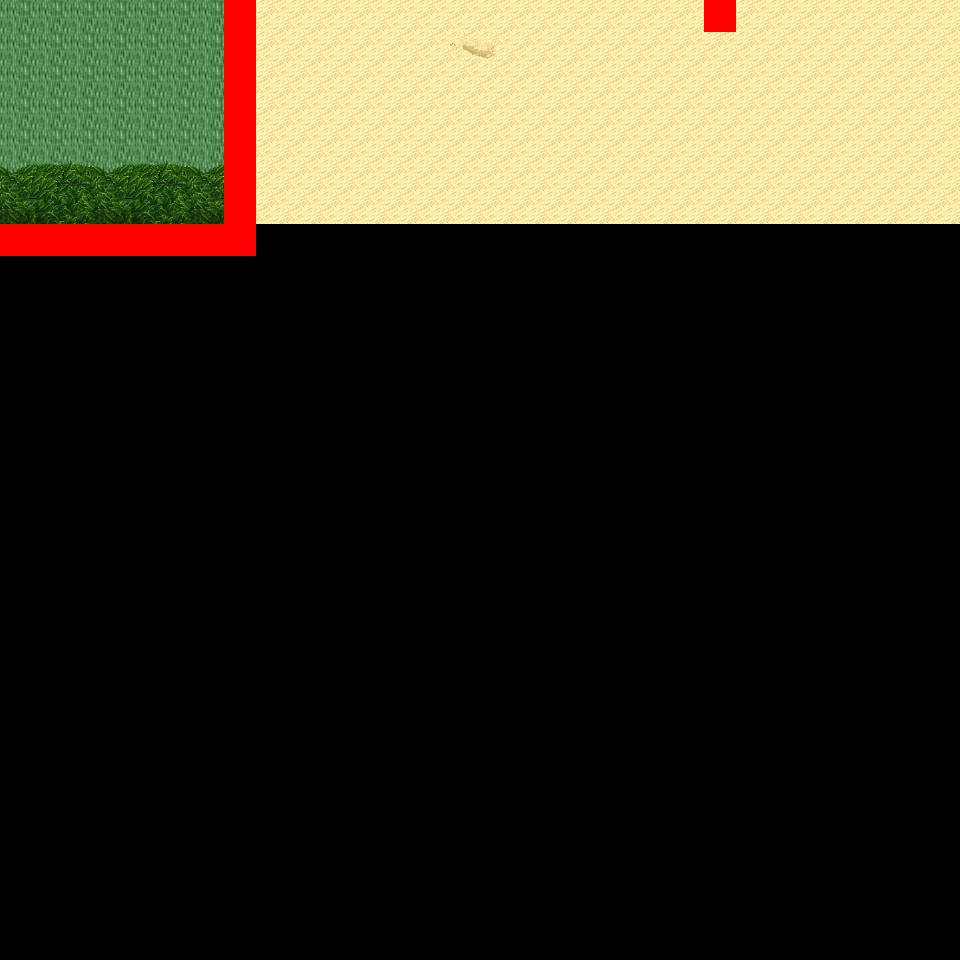

This game map was drawn from its Tiled (.tmx) file and the tilesets committed beside it. A one-line description and the trimmed map source follow:
An orthogonal 30x30 tile map with 32x32 px tiles, 6 tile layers (Ground, Object, Object2, Above, ...), 12 tilesets and 5 objects (5x mapExit).

<map version="1.0" orientation="orthogonal" renderorder="right-down" width="30" height="30" tilewidth="32" tileheight="32" nextobjectid="6">
  <tileset firstgid="1" name="tileset_logic_collision" tilewidth="32" tileheight="32" tilecount="1" columns="1">
    <image source="../drawable/tileset_logic_collision.png" width="32" height="32" />
  </tileset>
  <tileset firstgid="2" name="tileset_ground_ground" tilewidth="32" tileheight="32" tilecount="33" columns="3">
    <image source="../drawable/tileset_ground_ground.png" width="96" height="352" />
  </tileset>
  <tileset firstgid="35" name="tileset_ground_ridge_earth_pale" tilewidth="32" tileheight="32" tilecount="96" columns="12">
    <image source="../drawable/tileset_ground_ridge_earth_pale.png" width="384" height="256" />
  </tileset>
  <tileset firstgid="131" name="tileset_ground_ridge_earth_dark" tilewidth="32" tileheight="32" tilecount="96" columns="12">
    <image source="../drawable/tileset_ground_ridge_earth_dark.png" width="384" height="256" />
  </tileset>
  <tileset firstgid="227" name="tileset_terrain_desert" tilewidth="32" tileheight="32" tilecount="88" columns="8">
    <image source="../drawable/tileset_terrain_desert.png" width="256" height="352" />
  </tileset>
  <tileset firstgid="315" name="tileset_ground_sand_2" tilewidth="32" tileheight="32" tilecount="15" columns="5">
    <image source="../drawable/tileset_ground_sand_2.png" width="160" height="96" />
  </tileset>
  <tileset firstgid="330" name="tileset_plant_tree_evergreen" tilewidth="32" tileheight="32" tilecount="36" columns="3">
    <image source="../drawable/tileset_plant_tree_evergreen.png" width="96" height="384" />
  </tileset>
  <tileset firstgid="366" name="tileset_plant_cactus_2" tilewidth="32" tileheight="32" tilecount="10" columns="5">
    <image source="../drawable/tileset_plant_cactus_2.png" width="160" height="64" />
  </tileset>
  <tileset firstgid="376" name="tileset_plant_cactus" tilewidth="32" tileheight="32" tilecount="2" columns="1">
    <image source="../drawable/tileset_plant_cactus.png" width="32" height="64" />
  </tileset>
  <tileset firstgid="378" name="tileset_plant_bush_various_small" tilewidth="32" tileheight="32" tilecount="9" columns="3">
    <image source="../drawable/tileset_plant_bush_various_small.png" width="96" height="96" />
  </tileset>
  <tileset firstgid="387" name="tileset_plant_tree_tree_green" tilewidth="32" tileheight="32" tilecount="80" columns="8">
    <image source="../drawable/tileset_plant_tree_tree_green.png" width="256" height="352" />
  </tileset>
  <tileset firstgid="467" name="tileset_building_fence_fence_chunky" tilewidth="32" tileheight="32" tilecount="21" columns="3">
    <image source="../drawable/tileset_building_fence_fence_chunky.png" width="96" height="224" />
  </tileset>
  <layer name="Ground" width="30" height="30">
    <data>[900 cells, 218 non-empty, 5 distinct tile ids]</data>
  </layer>
  <layer name="Object" width="30" height="30">
    <data>[900 cells, 6 non-empty, 1 distinct tile ids]</data>
  </layer>
  <layer name="Object2" width="30" height="30">
    <data>[900 cells, 0 non-empty, 0 distinct tile ids]</data>
  </layer>
  <layer name="Above" width="30" height="30">
    <data>[900 cells, 24 non-empty, 9 distinct tile ids]</data>
  </layer>
  <layer name="Above2" width="30" height="30">
    <data>[900 cells, 0 non-empty, 0 distinct tile ids]</data>
  </layer>
  <layer name="Walkable" width="30" height="30">
    <data>[900 cells, 16 non-empty, 1 distinct tile ids]</data>
  </layer>
  <objectgroup name="MapEvents">
    <object id="1" name="north" type="mapExit" x="0" y="0" width="224" height="32">
      <properties>
        <property name="map" value="level_0_x55_y113" />
        <property name="x" value="0" />
        <property name="y" value="28" />
      </properties>
    </object>
    <object id="2" name="north2" type="mapExit" x="256" y="0" width="448" height="32">
      <properties>
        <property name="map" value="level_0_x55_y113" />
        <property name="x" value="8" />
        <property name="y" value="28" />
      </properties>
    </object>
    <object id="3" name="north3" type="mapExit" x="736" y="0" width="224" height="32">
      <properties>
        <property name="map" value="level_0_x55_y113" />
        <property name="x" value="23" />
        <property name="y" value="28" />
      </properties>
    </object>
    <object id="4" name="west" type="mapExit" x="0" y="0" width="32" height="224">
      <properties>
        <property name="map" value="level_0_x54_y114" />
        <property name="x" value="28" />
        <property name="y" value="0" />
      </properties>
    </object>
    <object id="5" name="west2" type="mapExit" x="0" y="256" width="32" height="704">
      <properties>
        <property name="map" value="level_0_x54_y114" />
        <property name="x" value="28" />
        <property name="y" value="8" />
      </properties>
    </object>
  </objectgroup>
</map>
